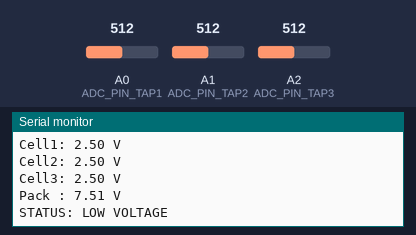
Bench run of a sketch on a simulated Arduino Uno, built with avr-gcc and run on an emulated ATmega328P. On the bench: the last lines printed to the serial monitor. Inputs (shaded band) come from the test bench; at power-on: A2 (ADC_PIN_TAP3) = 512, A1 (ADC_PIN_TAP2) = 512, A0 (ADC_PIN_TAP1) = 512.

Above: at 1.8 s.
1.9 s: A2 (ADC_PIN_TAP3) set to 600
At 2.5 s:
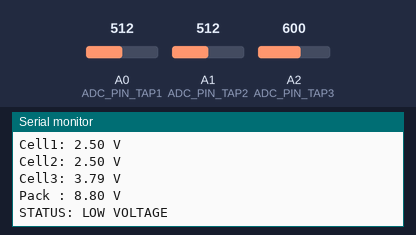
3.4 s: A2 (ADC_PIN_TAP3) set to 627
At 4.8 s:
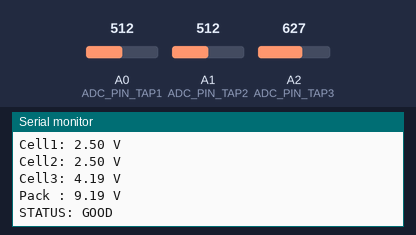
6.4 s: A1 (ADC_PIN_TAP2) set to 265
At 7.5 s:
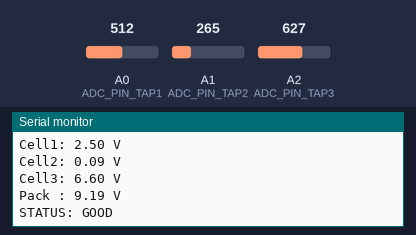
7.9 s: A1 (ADC_PIN_TAP2) set to 239
At 8.8 s:
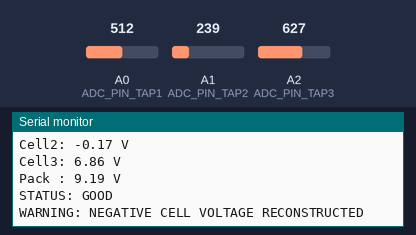
10.5 s: A2 (ADC_PIN_TAP3) set to 878
At 11.8 s:
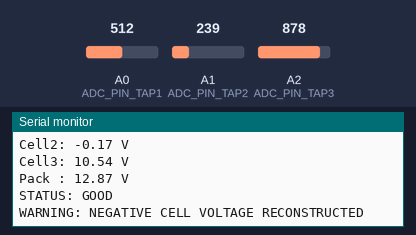
12.0 s: A2 (ADC_PIN_TAP3) set to 898
At 12.7 s:
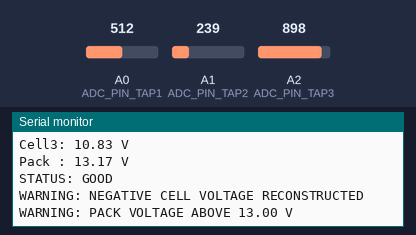
Timing chart, 0 to 15.0 s (numbered marks = the images above; inputs shaded):
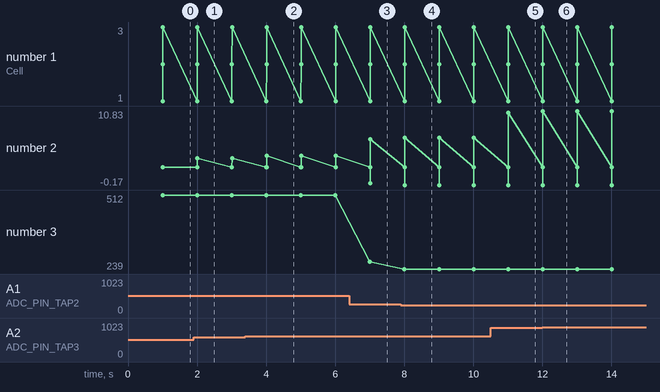

The sketch:

phase1_bms.ino
```cpp
#include <Arduino.h>

#include "bms_config.h"
#include "bms_adc.h"
#include "bms_voltage.h"
#include "bms_serial.h"

// =============================================================================
// Phase 1 BMS Main Sketch
// Responsibilities:
// - Initialize serial telemetry
// - Run periodic sampling using millis() scheduler
// - Delegate ADC read, voltage reconstruction, and reporting to modules
// =============================================================================

static unsigned long g_lastPrintMs = 0;

void setup() {
  Serial.begin(115200);
}

void loop() {
  const unsigned long now = millis();

  if (now - g_lastPrintMs >= PRINT_INTERVAL_MS) {
    g_lastPrintMs = now;

    const uint16_t adc1 = adcReadOversampled(ADC_PIN_TAP1);
    const uint16_t adc2 = adcReadOversampled(ADC_PIN_TAP2);
    const uint16_t adc3 = adcReadOversampled(ADC_PIN_TAP3);

    const VoltageData voltages = reconstructVoltages(adc1, adc2, adc3);
    printVoltageReport(adc1, adc2, adc3, voltages);
  }
}
```

bms_adc.cpp
```cpp
#include "bms_adc.h"
#include "bms_config.h"

// =============================================================================
// Perform N-sample oversampling and return averaged ADC count.
// This reduces random conversion noise while keeping integer ADC semantics.
// =============================================================================
uint16_t adcReadOversampled(uint8_t pin) {
  uint32_t accumulator = 0;

  for (uint8_t i = 0; i < ADC_OVERSAMPLE_COUNT; ++i) {
    accumulator += static_cast<uint16_t>(analogRead(pin));
  }

  return static_cast<uint16_t>(accumulator / ADC_OVERSAMPLE_COUNT);
}
```

bms_adc.h
```cpp
#pragma once

#include <Arduino.h>

// =============================================================================
// ADC Acquisition Module
// Provides oversampled ADC reading independent from BMS application logic.
// =============================================================================

uint16_t adcReadOversampled(uint8_t pin);
```

bms_serial.cpp
```cpp
#include "bms_serial.h"
#include "bms_config.h"

namespace {

bool hasNegativeCell(const VoltageData& data) {
  return (data.cell1 < 0.0f) || (data.cell2 < 0.0f) || (data.cell3 < 0.0f);
}

bool hasOverPack(const VoltageData& data) {
  return data.pack > 13.0f;
}

}  // namespace

// =============================================================================
// Print one formatted telemetry frame for ADC counts, reconstructed voltages,
// and pack status classification.
// =============================================================================
void printVoltageReport(uint16_t adc1, uint16_t adc2, uint16_t adc3, const VoltageData& data) {
  Serial.println(F("---"));

  Serial.print(F("ADC1: "));
  Serial.print(adc1);
  Serial.print(F(" | ADC2: "));
  Serial.print(adc2);
  Serial.print(F(" | ADC3: "));
  Serial.println(adc3);

  Serial.print(F("Cell1: "));
  Serial.print(data.cell1, 2);
  Serial.println(F(" V"));

  Serial.print(F("Cell2: "));
  Serial.print(data.cell2, 2);
  Serial.println(F(" V"));

  Serial.print(F("Cell3: "));
  Serial.print(data.cell3, 2);
  Serial.println(F(" V"));

  Serial.print(F("Pack : "));
  Serial.print(data.pack, 2);
  Serial.println(F(" V"));

  if (data.pack < LOW_VOLTAGE_THRESHOLD) {
    Serial.println(F("STATUS: LOW VOLTAGE"));
  } else {
    Serial.println(F("STATUS: GOOD"));
  }

  if (hasNegativeCell(data)) {
    Serial.println(F("WARNING: NEGATIVE CELL VOLTAGE RECONSTRUCTED"));
  }

  if (hasOverPack(data)) {
    Serial.println(F("WARNING: PACK VOLTAGE ABOVE 13.00 V"));
  }

  Serial.println();
}
```

bms_serial.h
```cpp
#pragma once

#include <Arduino.h>
#include "bms_voltage.h"

// =============================================================================
// Serial Reporting Module
// Handles formatted telemetry output and simple safety status diagnostics.
// =============================================================================

void printVoltageReport(uint16_t adc1, uint16_t adc2, uint16_t adc3, const VoltageData& data);
```

bms_voltage.cpp
```cpp
#include "bms_voltage.h"
#include "bms_config.h"

// =============================================================================
// Convert ADC counts to reconstructed voltage at source node before divider.
// =============================================================================
float adcCountsToVoltage(uint16_t adcCounts, float ratio) {
  const float measured = (static_cast<float>(adcCounts) * ADC_REFERENCE_VOLTAGE) /
                         static_cast<float>(ADC_MAX_COUNT);
  return measured * ratio;
}

// =============================================================================
// Reconstruct 3S pack tap voltages and cell voltages from three ADC channels.
// Cell1 = Tap1
// Cell2 = Tap2 - Tap1
// Cell3 = Tap3 - Tap2
// Pack  = Tap3
// =============================================================================
VoltageData reconstructVoltages(uint16_t adc1, uint16_t adc2, uint16_t adc3) {
  VoltageData v{};

  v.tap1 = adcCountsToVoltage(adc1, TAP1_DIVIDER_RATIO);
  v.tap2 = adcCountsToVoltage(adc2, TAP2_DIVIDER_RATIO);
  v.tap3 = adcCountsToVoltage(adc3, TAP3_DIVIDER_RATIO);

  v.cell1 = v.tap1;
  v.cell2 = v.tap2 - v.tap1;
  v.cell3 = v.tap3 - v.tap2;
  v.pack  = v.tap3;

  return v;
}
```

bms_voltage.h
```cpp
#pragma once

#include <Arduino.h>

// =============================================================================
// Voltage Reconstruction Module
// Converts raw ADC counts into tap voltages and per-cell voltages for a 3S pack.
// =============================================================================

struct VoltageData {
  float tap1;
  float tap2;
  float tap3;
  float cell1;
  float cell2;
  float cell3;
  float pack;
};

float adcCountsToVoltage(uint16_t adcCounts, float ratio);
VoltageData reconstructVoltages(uint16_t adc1, uint16_t adc2, uint16_t adc3);
```

bms_config.h
```cpp
#pragma once

// =============================================================================
// BMS Configuration Constants
// Centralized configuration for ADC conversion, voltage scaling and reporting.
// =============================================================================

#include <Arduino.h>

// ADC conversion settings (Arduino Uno: 10-bit ADC)
constexpr float ADC_REFERENCE_VOLTAGE = 5.0f;   // [V]
constexpr uint16_t ADC_MAX_COUNT = 1023;        // 10-bit max
constexpr uint8_t ADC_OVERSAMPLE_COUNT = 16;    // 16x oversampling

// Voltage divider reconstruction ratios for each pack tap
// ratio = (Rtop + Rbottom) / Rbottom
constexpr float TAP1_DIVIDER_RATIO = 1.0f;
constexpr float TAP2_DIVIDER_RATIO = 2.0f;
constexpr float TAP3_DIVIDER_RATIO = 3.0f;

// Pack health threshold
constexpr float LOW_VOLTAGE_THRESHOLD = 9.0f;   // [V] 3S pack low voltage

// Reporting interval
constexpr unsigned long PRINT_INTERVAL_MS = 1000UL;

// ADC pin mapping for tap measurements
constexpr uint8_t ADC_PIN_TAP1 = A0;
constexpr uint8_t ADC_PIN_TAP2 = A1;
constexpr uint8_t ADC_PIN_TAP3 = A2;
```

Measured:
- the behaviour switches between 613 and 614 on A2 (ADC_PIN_TAP3) (found by bisection; images 1 and 2)
- the behaviour switches between 256 and 255 on A1 (ADC_PIN_TAP2) (found by bisection; images 3 and 4)
- the behaviour switches between 886 and 887 on A2 (ADC_PIN_TAP3) (found by bisection; images 5 and 6)
- after the input at 1.9 s, the serial monitor: prints a new line after 0.11 s (image 1)
- after the input at 3.4 s, the serial monitor: prints a new line after 0.61 s (image 2)
- after the input at 6.4 s, the serial monitor: prints a new line after 0.61 s (image 3)
- after the input at 7.9 s, the serial monitor: prints a new line after 0.11 s (image 4)
- after the input at 10.5 s, the serial monitor: prints a new line after 0.51 s (image 5)
- after the input at 12.0 s, the serial monitor: prints a new line at once (image 6)
